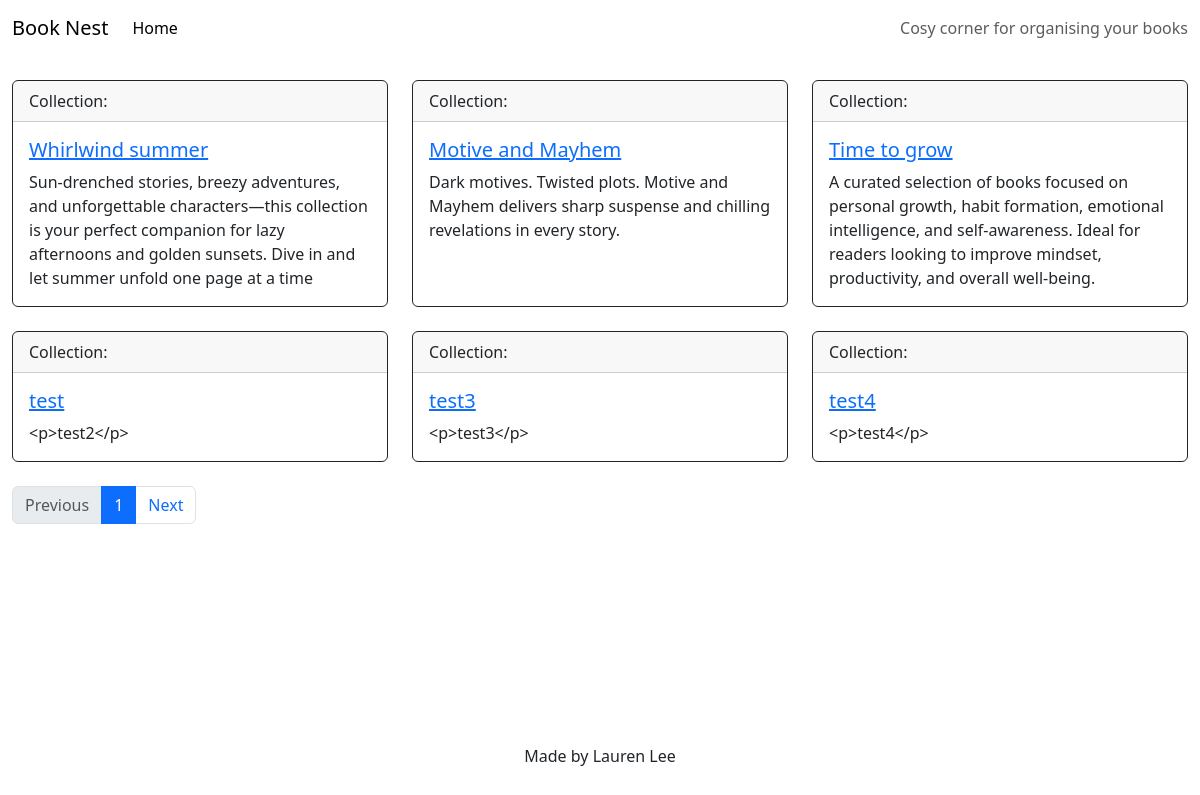
Before: / with the older database file.
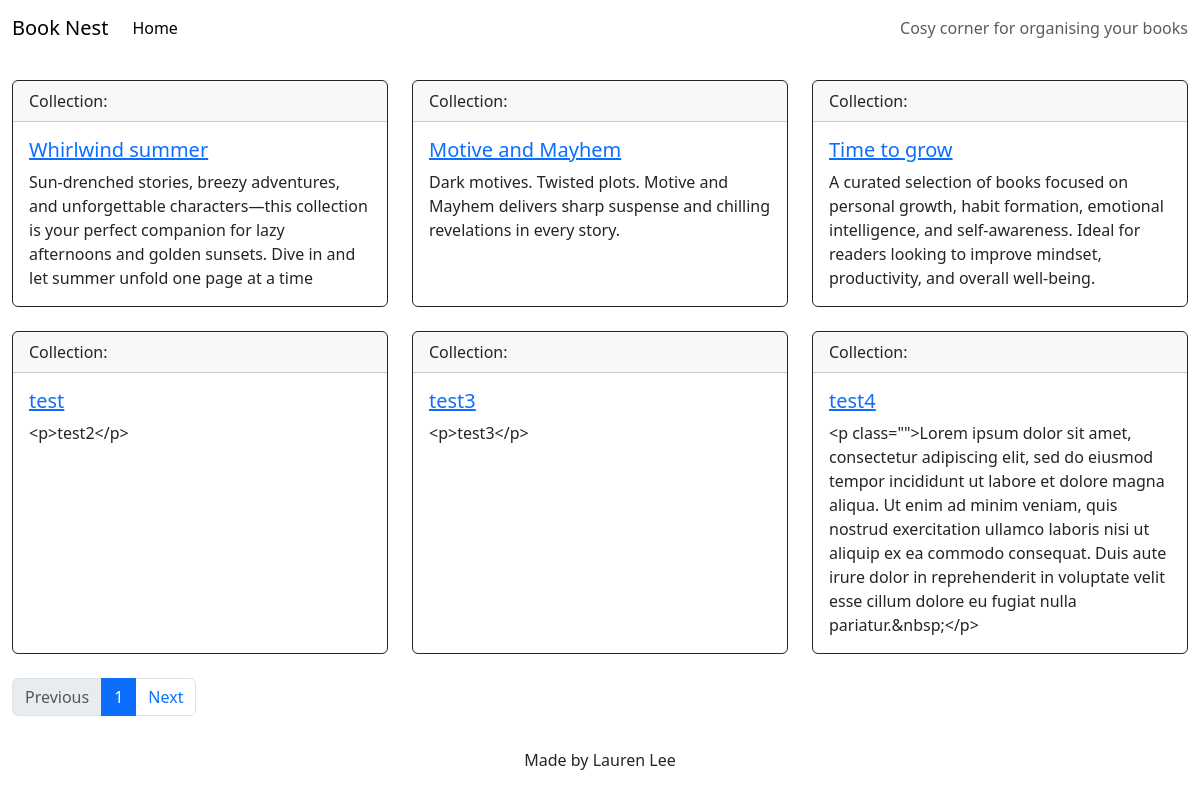
After: the same page with the newer database file.
### library/models.py (models this page shows, shortened)
class Collection(models.Model):
    THEME_CHOICES = [
        ("romance", "Romance"),
        ("fantasy", "Fantasy"),
        ("mystery", "Mystery"),
        ("historical", "Historical"),
        ("thriller", "Thriller"),
        ("science_fiction", "Science Fiction"),
        ("nonfiction", "Nonfiction"),
        ("young_adult", "Young Adult"),
        ("literary", "Literary Fiction"),
        ("horror", "Horror"),
        ("self_development", "Self Development"),
        ("mixed", "Mixed theme"),
    ]
    name = models.CharField(max_length=100, unique=True, blank=False)
    excerpt = models.TextField(blank=True)
    theme = models.CharField(max_length=50, choices=THEME_CHOICES, default="mixed")
    user = models.ForeignKey(
        User, on_delete=models.CASCADE, related_name="collections", null=True
    )

### library/views.py (the view)
# urls.py: path("", views.CollectionList.as_view(), name="home"),
class CollectionList(generic.ListView):
    queryset = Collection.objects.all()
    template_name = "library/index.html"
    paginate_by = 6

### library/templates/library/index.html (shortened to what this page needs)
{% extends "base.html" %}
{% block content %}
<div class="container-fluid">
    <div class="row">
        <div class="container mt-4">
            <div class="row">
                {% for collection in collection_list %}
                <div class="col-12 col-sm-6 col-md-4 mb-4">
                    <div class="card border-dark h-100" style="max-width: 24rem;">
                        <div class="card-header">Collection:</div>
                        <div class="card-body text-dark">
                            <h5 class="card-title">
                                <a href="#" class="Collection">{{ collection.name }}</a>
                            </h5>
                            <p class="card-text">{{ collection.excerpt }}</p>
                        </div>
                    </div>
                </div>
                {% if forloop.counter|divisibleby:6 %}
            </div>
                {% endif %}
                {% endfor %}
        </div>
    </div>
    {% if is_paginated %}
    <nav aria-label="...">
        <ul class="pagination">
            {% if page_obj.has_previous %}
            <li class="page-item">
                <a class="page-link" href="?page={{ page_obj.previous_page_number }}">Previous</a>
            </li>
            {% else %}
            <li class="page-item disabled">
                <a class="page-link" href="#" tabindex="-1" aria-disabled="true">Previous</a>
            </li>
            {% endif %}
            <li class="page-item active">
                <a class="page-link" href="#">1 <span class="sr-only">(current)</span></a>
            </li>
            {% if page_obj.has_next %}
            <li class="page-item">
                <a class="page-link" href="?page={{ page_obj.next_page_number }}">Next</a>
            </li>
            {% endif %}
        </ul>
    </nav>
    {% endif %}
</div>
{% endblock %}

Changed rows visible on the page:
changed Collection "test4": excerpt "<p>test4</p>" → "<p class=\"\">Lorem ipsum dolor sit amet, consectetur adipiscing elit, sed do eiusmod tempor incididunt ut labore et dolore magna aliqua. Ut enim ad minim veniam, quis nostrud exercitation ullamco laboris nisi ut aliquip ex ea commodo consequat. Duis aute irure dolor in reprehenderit in voluptate velit esse cillum dolore eu fugiat nulla pariatur.&nbsp;</p>"
